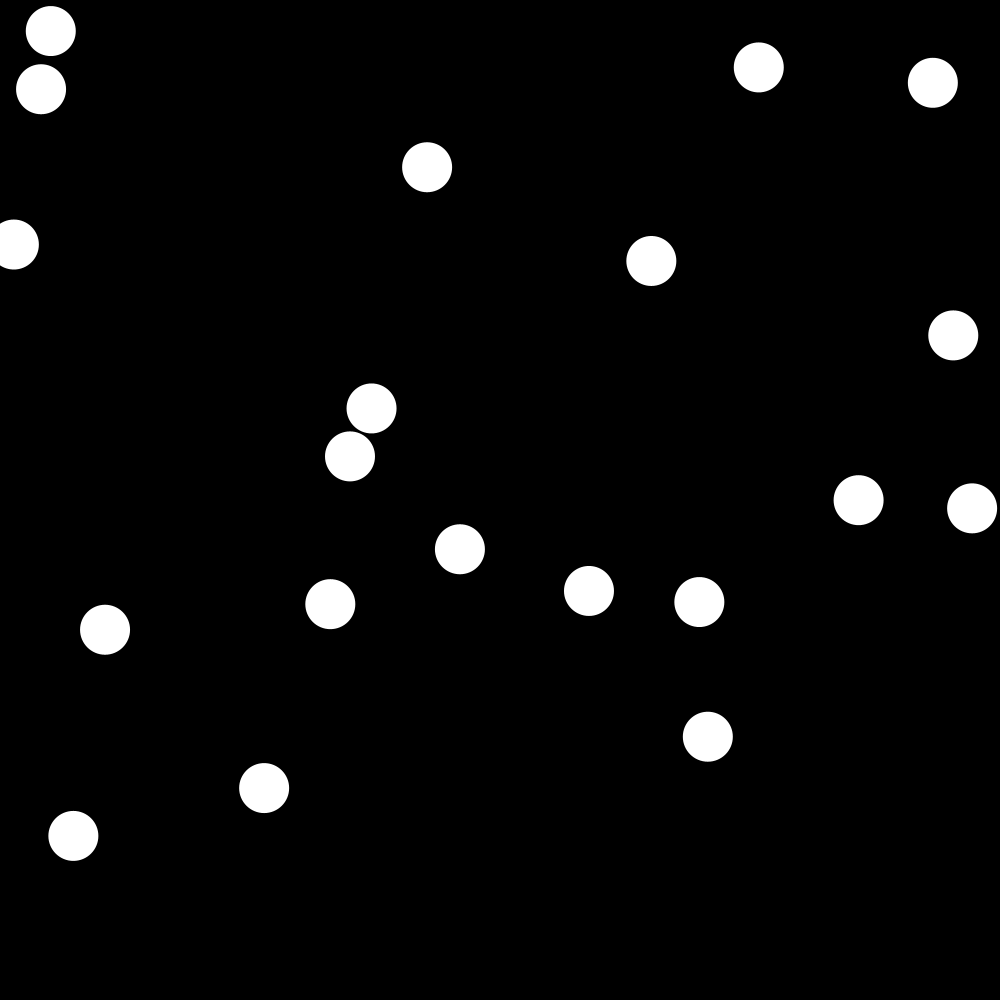
Frame 1 (no input)
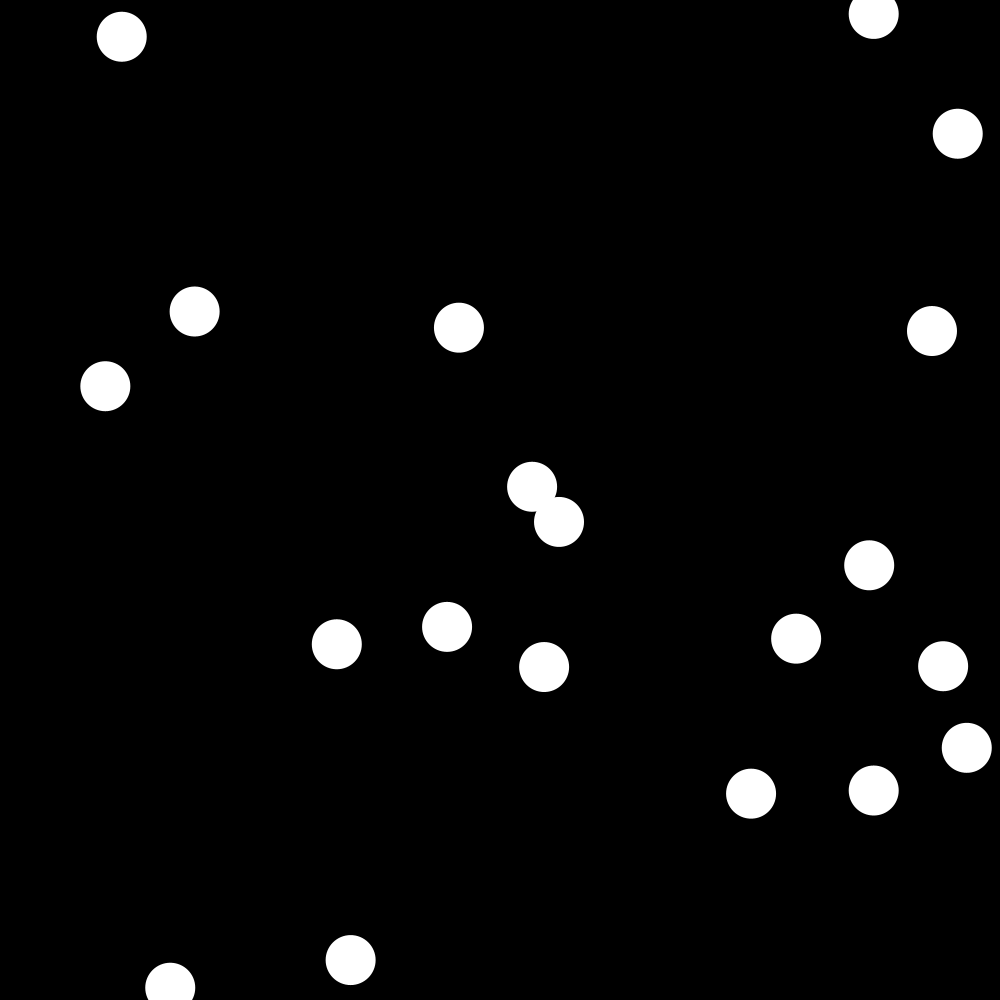
Frame 60 (the mouse pressed at the canvas centre just before this capture)
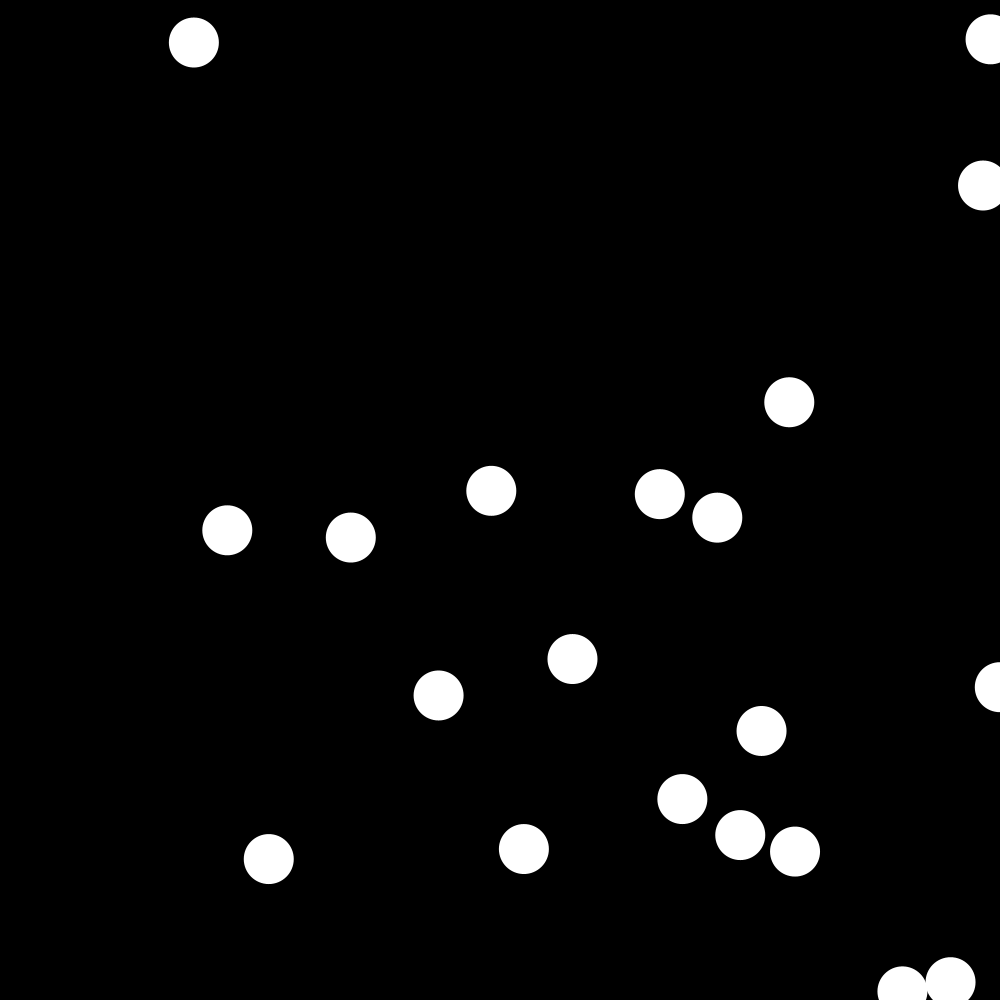
Frame 120 (the mouse held since frame 60 and released just before this capture)

The Processing sketch that drew these frames (run headless with seeded random() and noise(); from frame 60 on, the mouse is pressed at the canvas centre):

// Processing sketch: bubbles
// ── bubbles.pde
int numBubbles = 20;

float[] xPositions;
float[] yPositions;

float[] xSpeeds;
float[] ySpeeds;

int[] xDirections;
int[] yDirections;


void setup() {
  size(1000, 1000);
  background(0);
  noStroke();

  //tamaño array
  xPositions = new float[numBubbles];
  yPositions = new float[numBubbles];

  xSpeeds = new float[numBubbles];
  ySpeeds = new float[numBubbles];

  xDirections = new int[numBubbles];
  yDirections = new int[numBubbles];

  //crear valores
  for (int i = 0; i < xPositions.length; i++) {
    xPositions[i] = random(width);
    yPositions[i] = random(width);
    xSpeeds[i] = random(5);
    ySpeeds[i] = random(5);
    xDirections[i] = (random(5) > 0.5) ? 1 : -1;
    yDirections[i] = (random(5) > 0.5) ? 1 : -1;
  }
}

void draw() {
  background(0);

  for (int i = 0; i < numBubbles; i++) {
    //ellipse(xPositions[i], xPositions[i], 50, 50);

    xPositions[i] = xPositions[i] + xSpeeds[i] * xDirections[i];
    yPositions[i] = yPositions[i] + ySpeeds[i] * yDirections[i];

    //xDirections[i] = xDirections[i] * -1;

    if (xPositions[i] >= width || xPositions[i] < 0) {
      xDirections[i] = xDirections[i] * -1;
    }

    if (yPositions[i] >= height || yPositions[i] < 0) {
      yDirections[i] = yDirections[i] * -1;
    }
    ellipse(xPositions[i], yPositions[i], 50, 50);
  }
}
